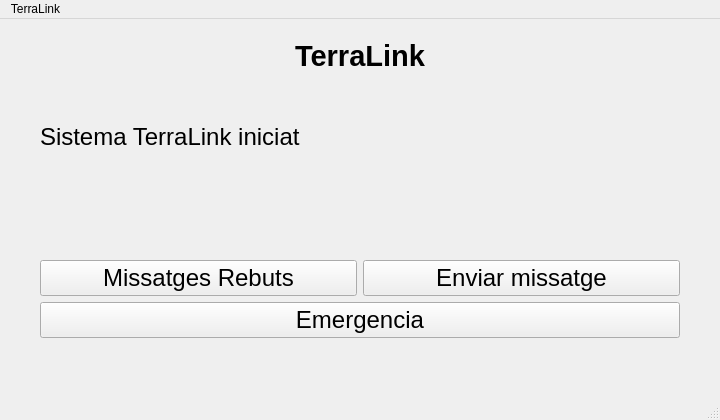
<?xml version="1.0" encoding="UTF-8"?>
<ui version="4.0">
 <class>MainWindow</class>
 <widget class="QMainWindow" name="MainWindow">
  <property name="geometry">
   <rect>
    <x>0</x>
    <y>0</y>
    <width>720</width>
    <height>420</height>
   </rect>
  </property>
  <property name="minimumSize">
   <size>
    <width>720</width>
    <height>420</height>
   </size>
  </property>
  <property name="windowTitle">
   <string>TerraLink</string>
  </property>
  <property name="layoutDirection">
   <enum>Qt::LayoutDirection::LeftToRight</enum>
  </property>
  <widget class="QWidget" name="centralwidget">
   <layout class="QVBoxLayout" name="verticalLayout">
    <property name="leftMargin">
     <number>40</number>
    </property>
    <property name="topMargin">
     <number>0</number>
    </property>
    <property name="rightMargin">
     <number>40</number>
    </property>
    <property name="bottomMargin">
     <number>20</number>
    </property>
    <item>
     <widget class="QLabel" name="label">
      <property name="font">
       <font>
        <pointsize>22</pointsize>
        <bold>true</bold>
       </font>
      </property>
      <property name="layoutDirection">
       <enum>Qt::LayoutDirection::LeftToRight</enum>
      </property>
      <property name="text">
       <string>TerraLink</string>
      </property>
      <property name="alignment">
       <set>Qt::AlignmentFlag::AlignCenter</set>
      </property>
      <property name="indent">
       <number>0</number>
      </property>
     </widget>
    </item>
    <item>
     <widget class="QLabel" name="label_2">
      <property name="font">
       <font>
        <pointsize>18</pointsize>
       </font>
      </property>
      <property name="text">
       <string>Sistema TerraLink iniciat</string>
      </property>
     </widget>
    </item>
        <item>
     <layout class="QHBoxLayout" name="layoutEstatCanals">
      <property name="alignment">
       <set>Qt::AlignmentFlag::AlignCenter</set>
      </property>
      <item>
       <widget class="IndicadorCanal" name="ledWhatsapp" native="true">
        <property name="minimumSize">
         <size>
          <width>60</width>
          <height>24</height>
         </size>
        </property>
       </widget>
      </item>
      <item>
       <widget class="IndicadorCanal" name="ledSms" native="true">
        <property name="minimumSize">
         <size>
          <width>60</width>
          <height>24</height>
         </size>
        </property>
       </widget>
      </item>
      <item>
       <widget class="IndicadorCanal" name="ledLora" native="true">
        <property name="minimumSize">
         <size>
          <width>60</width>
          <height>24</height>
         </size>
        </property>
       </widget>
      </item>
     </layout>
    </item>
    <item>
     <layout class="QGridLayout" name="gridLayout">
      <item row="2" column="0" colspan="2">
       <widget class="QPushButton" name="btoEmerg">
        <property name="font">
         <font>
          <pointsize>18</pointsize>
         </font>
        </property>
        <property name="text">
         <string>Emergencia</string>
        </property>
       </widget>
      </item>
      <item row="0" column="1">
       <widget class="QPushButton" name="btoEnvMiss">
        <property name="font">
         <font>
          <pointsize>18</pointsize>
         </font>
        </property>
        <property name="text">
         <string>Enviar missatge</string>
        </property>
       </widget>
      </item>
      <item row="0" column="0">
       <widget class="QPushButton" name="btoMissRebuts">
        <property name="font">
         <font>
          <pointsize>18</pointsize>
         </font>
        </property>
        <property name="text">
         <string>Missatges Rebuts</string>
        </property>
       </widget>
      </item>
     </layout>
    </item>
    <item>
     <spacer name="verticalSpacer">
      <property name="orientation">
       <enum>Qt::Orientation::Vertical</enum>
      </property>
      <property name="sizeType">
       <enum>QSizePolicy::Policy::Fixed</enum>
      </property>
      <property name="sizeHint" stdset="0">
       <size>
        <width>20</width>
        <height>40</height>
       </size>
      </property>
     </spacer>
    </item>
   </layout>
  </widget>
  <widget class="QStatusBar" name="statusbar"/>
  <widget class="QMenuBar" name="menubar">
   <property name="geometry">
    <rect>
     <x>0</x>
     <y>0</y>
     <width>720</width>
     <height>27</height>
    </rect>
   </property>
   <widget class="QMenu" name="menuTerraLink">
    <property name="title">
     <string>TerraLink</string>
    </property>
    <addaction name="separator"/>
   </widget>
   <addaction name="menuTerraLink"/>
  </widget>
 </widget>
  <customwidgets>
  <customwidget>
   <class>IndicadorCanal</class>
   <extends>QWidget</extends>
   <header>indicadorcanal.h</header>
  </customwidget>
 </customwidgets>
 <tabstops>
  <tabstop>btoMissRebuts</tabstop>
  <tabstop>btoEnvMiss</tabstop>
  <tabstop>btoEmerg</tabstop>
 </tabstops>
 <resources/>
 <connections/>
</ui>
